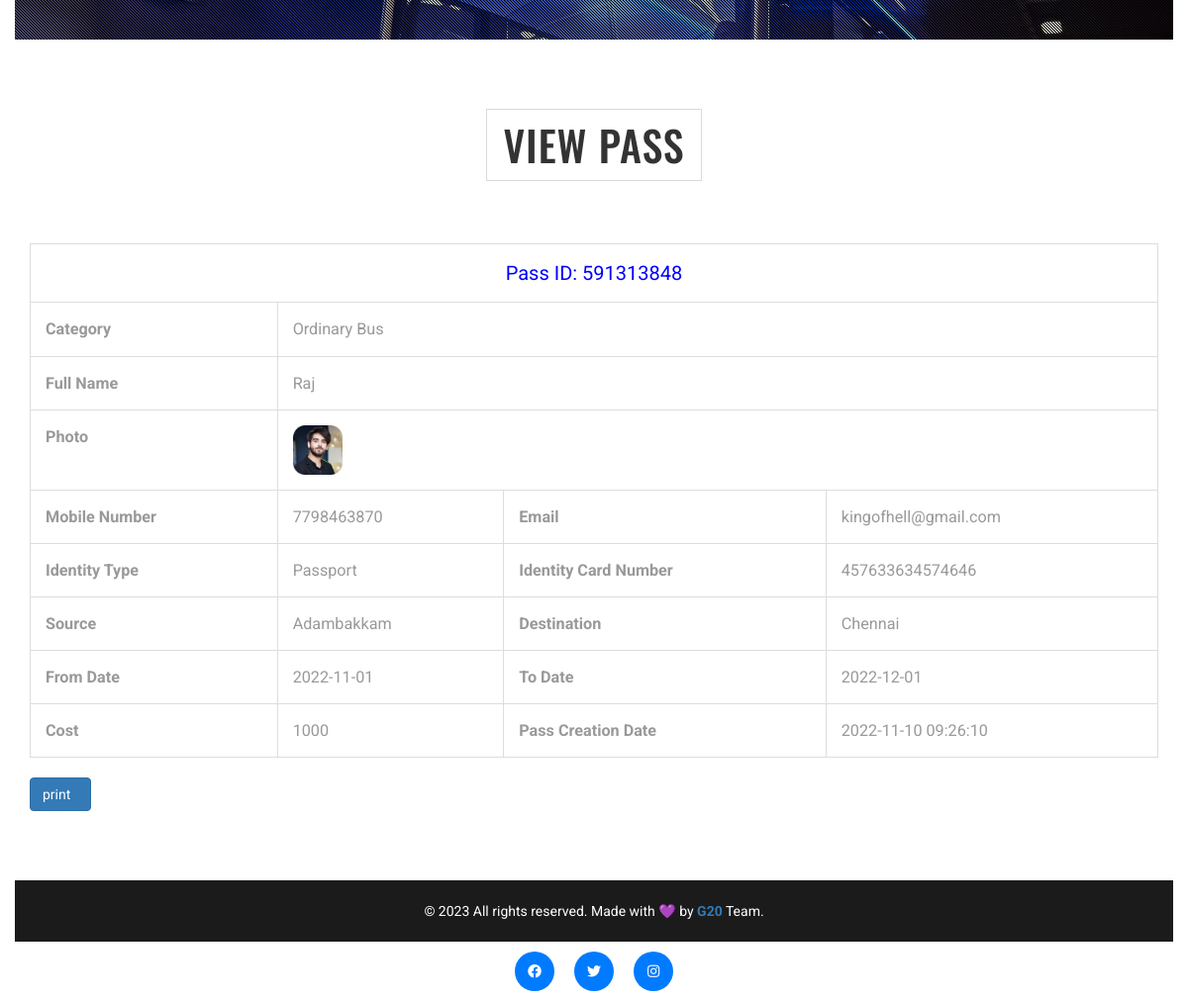
Screenshot of /view-pass-detail.php?viewid=7 with the database file from the repository.
### tables this page shows
CREATE TABLE `tblpass` (
  `ID` int(10) NOT NULL,
  `PassNumber` varchar(200) DEFAULT NULL,
  `FullName` varchar(200) DEFAULT NULL,
  `ProfileImage` varchar(200) DEFAULT NULL,
  `ContactNumber` bigint(10) DEFAULT NULL,
  `Email` varchar(200) DEFAULT NULL,
  `IdentityType` varchar(200) DEFAULT NULL,
  `IdentityCardno` varchar(200) DEFAULT NULL,
  `Category` varchar(100) DEFAULT NULL,
  `Source` varchar(200) DEFAULT NULL,
  `Destination` varchar(200) DEFAULT NULL,
  `FromDate` varchar(200) DEFAULT NULL,
  `ToDate` varchar(200) DEFAULT NULL,
  `Cost` decimal(10,0) DEFAULT NULL,
  `PasscreationDate` timestamp NULL DEFAULT current_timestamp()
);

### view-pass-detail.php (the view, shortened to what this page needs)
<?php
include('includes/dbconnection.php');
?>
<!DOCTYPE html>
<html lang="en">
<head>
	<link href="css/bootstrap.css" type="text/css" rel="stylesheet" media="all">
	<link href="css/style.css" type="text/css" rel="stylesheet" media="all">
	<link href="css/font-awesome.css" rel="stylesheet">
</head>
<body>
	<div class="agileits-banner">
		<div class="bnr-agileinfo">
			<div class="banner-text agileinfo about-bnrtext">
			</div>
		</div>
	</div>
	<div class="contact agileits">
		<div class="container">
			<div class="agileits-title">
				<h3>View Pass</h3>
			</div>
			<div class="contact-agileinfo">
				<div class="table-responsive" id="divToPrint">
					<?php
					$vid = $_GET['viewid'];
					$sql = "SELECT * from  tblpass where ID=$vid";
					$query = $dbh->prepare($sql);
					$query->execute();
					$results = $query->fetchAll(PDO::FETCH_OBJ);
					if ($query->rowCount() > 0) {
						foreach ($results as $row) {               ?>
							<table border="2" class="table table-bordered" style="font-size: 18px;">
								<tr align="center">
									<td colspan="6" style="font-size:20px;color:blue">
										Pass ID: <?php echo ($row->PassNumber); ?></td>
								</tr>
								<tr>
									<th scope>Category</th>
									<td colspan="3"><?php echo ($row->Category); ?></td>
								</tr>
								<tr>
									<th scope>Full Name</th>
									<td colspan="3"><?php echo ($row->FullName); ?></td>
								</tr>
								<tr>
									<th scope>Photo</th>
									<td colspan="3"><img src="admin/images/<?php echo ($row->ProfileImage); ?>" width="50" height="50"></td>
								</tr>
								<tr>
									<th scope>Mobile Number</th>
									<td><?php echo ($row->ContactNumber); ?></td>
									<th scope>Email</th>
									<td><?php echo ($row->Email); ?></td>
								</tr>
								<tr>
									<th scope>Identity Type</th>
									<td><?php echo ($row->IdentityType); ?></td>
									<th scope>Identity Card Number</th>
									<td><?php echo ($row->IdentityCardno); ?></td>
								</tr>
								<tr>
									<th scope>Source</th>
									<td><?php echo ($row->Source); ?></td>
									<th scope>Destination</th>
									<td><?php echo ($row->Destination); ?></td>
								</tr>
								<tr>
									<th scope>From Date</th>
									<td><?php echo ($row->FromDate); ?></td>
									<th scope>To Date</th>
									<td><?php echo ($row->ToDate); ?></td>
								</tr>
								<tr>
									<th scope>Cost</th>
									<td><?php echo ($row->Cost); ?></td>
									<th scope>Pass Creation Date</th>
									<td><?php echo ($row->PasscreationDate); ?></td>
								</tr>
						<?php $cnt = $cnt + 1;
						}
					} ?>
							</table>
							<input type="button" style="padding-right: 20px" class="btn btn-primary" value="print" onclick="PrintDiv();" /></p>
				</div>
			</div>
		</div>
	</div>
	<?php include_once('includes/footer.php'); ?>
</body>
</html>

### includes/footer.php (shortened to what this page needs)
<!DOCTYPE html>
<html>
<head>
	<link rel="stylesheet" href="https://cdnjs.cloudflare.com/ajax/libs/font-awesome/6.0.0-beta3/css/all.min.css">
</head>
<body>
	<div class="copy-right">
		<div class="container">
			<span>&#169; <?php echo date("Y"); ?> All rights reserved. Made with &#x1F49C; by <b><a href="https://www.youtube.com/channel/UC4_6-VSWBw_QHMyjrDDEvVQ"> G20</a></b> Team.</span>
		</div>
	</div>
	<footer>
		<div class="social-media-icons">
			<?php
			$socialMediaIcons = [
				'facebook' => 'fab fa-facebook',
				'twitter' => 'fab fa-twitter',
				'instagram' => 'fab fa-instagram',
			];
			foreach ($socialMediaIcons as $platform => $iconClass) {
				echo "<a href='#' class='social-icon'><i class='$iconClass'></i></a>";
			}
			?>
		</div>
	</footer>
</body>
</html>

### css/style.css (style rules this page uses)
body { margin:0; font-family: 'Roboto', sans-serif; background: #fff; }
body a { transition: 0.5s all; -webkit-transition: 0.5s all; -moz-transition: 0.5s all; -o-transition: 0.5s all; -ms-transition: 0.5s all; text-decoration:none; outline:none; }
h1,h2,h3,h4,h5,h6 { margin:0; font-family: 'Oswald', sans-serif; }
.agileits-banner { background:url(../images/fbg.webp)no-repeat center 0px; -webkit-background-size:cover; -moz-background-size:cover; -o-background-size:cover; -ms-background-size:cover; background-size:cover; position: relative; }
.bnr-agileinfo { background: url(../images/overlay.png)rgba(0, 0, 0, 0.25) repeat 0px 0px; }
.banner-text { padding: 21em 0; }
.welcome,.services,.gallery,.team,.subscribe,.contact,.testimonials,.video,.codes { padding: 5em 0; }
.agileits-title { text-align: center; }
.agileits-title h3 { font-size: 3em; text-transform: uppercase; margin-bottom: 1.5em; display: inline-block; border: 1px solid #dadada; padding: .3em 0.4em; letter-spacing: 1px; color:#333; }
.copy-right { padding: 1.5em 0; background: #1b1b1b; }
.banner-text.agileinfo.about-bnrtext { padding: 5em 0; text-align: center; }
.table td, .table>tbody>tr>td, .table>tbody>tr>th, .table>tfoot>tr>td, .table>tfoot>tr>th, .table>thead>tr>td, .table>thead>tr>th { padding: 15px!important; }
.table > thead > tr > th, .table > tbody > tr > th, .table > tfoot > tr > th, .table > thead > tr > td, .table > tbody > tr > td, .table > tfoot > tr > td { font-size: 0.9em; color: #999; border-top: none !important; }
@media (max-width:1280px) { .banner-text { padding: 16em 0; } }

### includes/footer.php (style rules this page uses)
body { display: flex; flex-direction: column; align-items: center; justify-content: center; height: 100vh; margin: 0; }
.copy-right { text-align: center; color: white; }
.social-media-icons { display: flex; justify-content: center; }
.social-icon { display: inline-flex; align-items: center; justify-content: center; width: 40px; height: 40px; background-color: #007bff; border-radius: 50%; margin: 10px; transition: background-color 0.3s ease; }
.social-icon i { color: white; }

### rows the page displays
tblpass: PassNumber "591313848", Category "Ordinary Bus", FullName "Raj", ProfileImage (picture), ContactNumber "7798463870", Email "kingofhell@gmail.com", IdentityType "Passport", IdentityCardno "457633634574646", Source "Adambakkam", Destination "Chennai", FromDate "2022-11-01", ToDate "2022-12-01", Cost "1000", PasscreationDate "2022-11-10 09:26:10"
